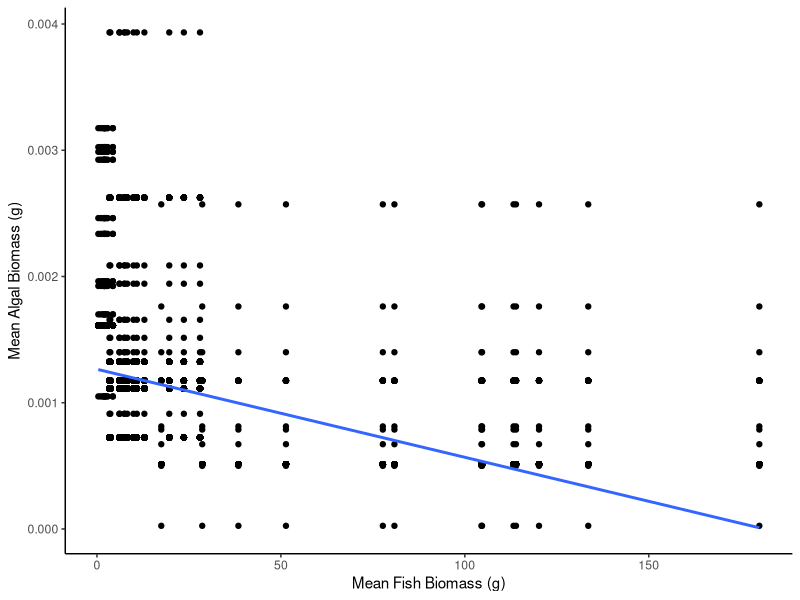
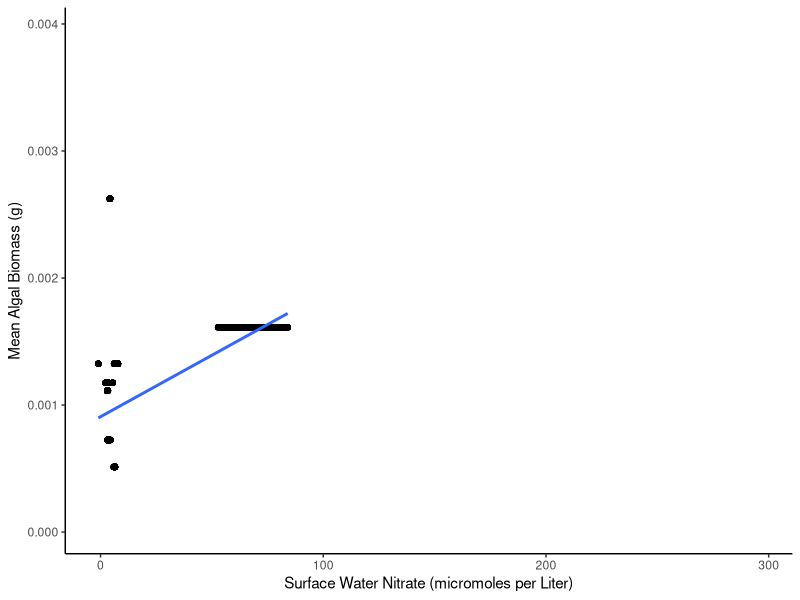
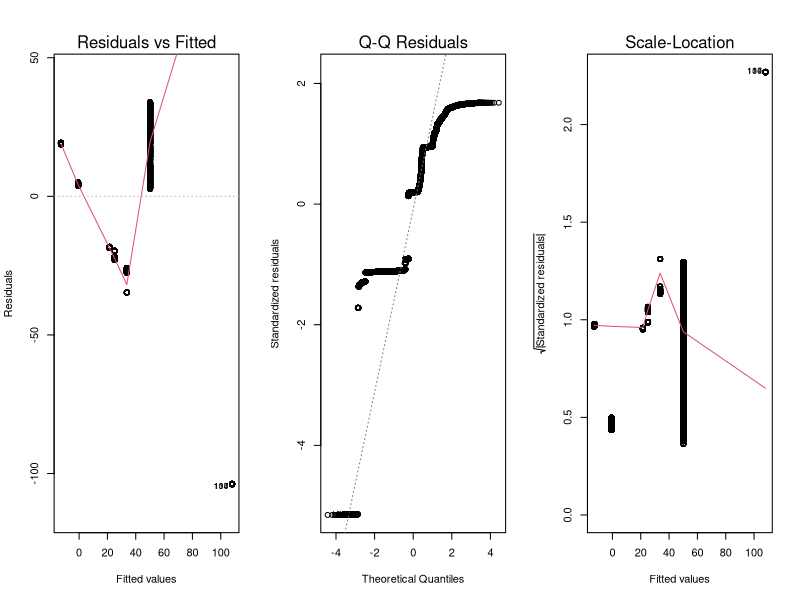
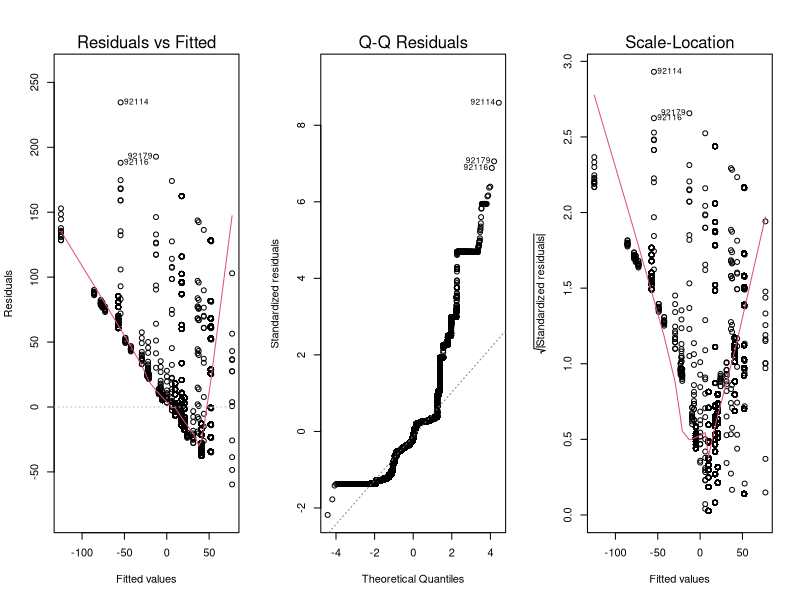
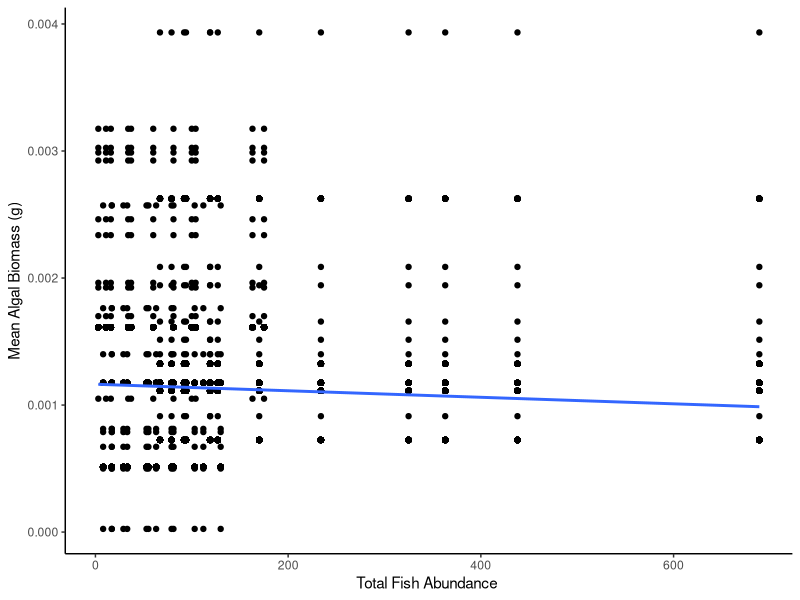

Reproduce these figures in R, in order.
## ---- chunk 1
library(here)
library(tidyverse)
## ---- chunk 2
# Step 1: Read the CSV files into separate data frames
df1 <- read_csv(here("data", "processed", "alg_biomass_means.csv"))
df2 <- read_csv(here("data", "processed", "final_fish_count_means.csv"))
df3 <- read_csv(here("data", "processed", "waterqual_means.csv"))
df4 <- read_csv(here("data", "processed", "SW_Nitrate_means.csv"))
df5 <- read_csv(here("data", "processed", "nutrient_data_means.csv"))
## ---- chunk 3
# Step 2: Combine the data frames into one
merged_data_all <- full_join(df1, df2) %>% 
  full_join(., df3) %>% 
  full_join(., df4) %>% 
  full_join(., df5)

# Check the first few rows of the merged data frame
head(merged_data_all)

# Step 3: Write the merged data frame into a new CSV file
write_csv(merged_data_all, here("data", "processed", "merged_data.csv"))

## ---- chunk 4

linear_model1 <- lm(mean_SWN ~ mean_adjAshFreeDryMass, data = merged_data_all)
summary(linear_model1)
## ---- chunk 5
linear_model2 <- lm(mean_weight ~ mean_adjAshFreeDryMass, data = merged_data_all)
summary(linear_model2)
## ---- chunk 6
ggplot(data = merged_data_all,
       aes(x = mean_weight, 
           y = mean_adjAshFreeDryMass)) +
  labs(x= "Mean Fish Biomass (g)",
       y = "Mean Algal Biomass (g)")+
  geom_point() +
  theme_classic() +
  geom_smooth(method = "lm")
## ---- chunk 7
ggplot(data = merged_data_all,
       aes(x = mean_SWN, 
           y = mean_adjAshFreeDryMass)) +
  labs(x= "Surface Water Nitrate (micromoles per Liter)", 
       y = "Mean Algal Biomass (g)")+
  geom_point() +
  theme_classic() +
  geom_smooth(method = "lm")
## ---- chunk 8
par(mfrow = c(1, 3))
plot(linear_model1, which = c (1:3))
## ---- chunk 9
par(mfrow = c(1, 3))
plot(linear_model2, which = c (1:3))
## ---- chunk 10
linear_model1 <- lm(total_individuals ~ mean_adjAshFreeDryMass, data = merged_data_all)
summary(linear_model1)
## ---- chunk 11
ggplot(data = merged_data_all,
       aes(x = total_individuals, 
           y = mean_adjAshFreeDryMass)) +
  labs(x= "Total Fish Abundance ",
       y = "Mean Algal Biomass (g)")+
  geom_point() +
  theme_classic() +
  geom_smooth(method = "lm")
